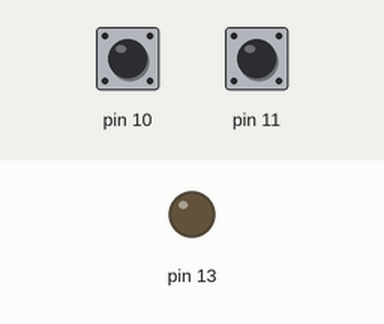
A sketch run on a simulated Arduino Uno, built with avr-gcc and run on an emulated ATmega328P. Parts: output pins drawn as LEDs (lit = HIGH). Dashed ring = blinking. The inputs (shaded band) are chosen by the test bench; at power-on: pin 11 HIGH, pin 10 HIGH.

Above: at 1.2 s.
1.3 s: pin 11 pulled LOW for 0.15 s
At 1.54 s:
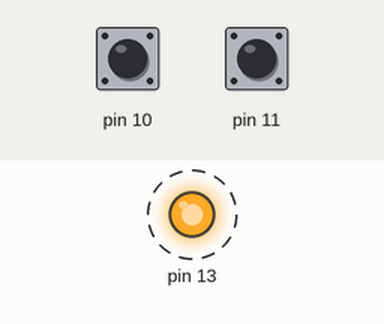
4.4 s: pin 10 pulled LOW for 0.15 s
6.0 s: pin 11 pulled LOW for 1 s
At 6.74 s:
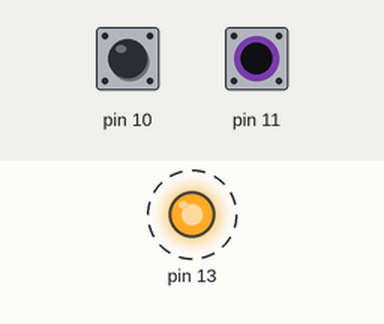
10.0 s: pin 10 pulled LOW for 1 s
At 10.3 s:
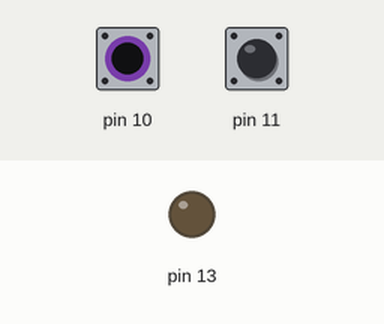
Timing chart, 0 to 13.0 s (numbered marks = the images above; inputs shaded):
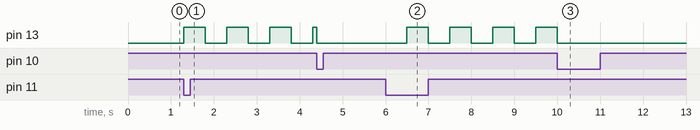

The sketch:

break_first.ino
```cpp
void setup() {
  pinMode(13, OUTPUT);
  pinMode(11, INPUT_PULLUP);  // --> pinMode(11, INPUT); pinMode(11, OUTPUT);
  pinMode(10, INPUT_PULLUP);
}

int currentMillis = 0;
int previousMillis = 0;
int interval = 500;
boolean ledState = false;

void loop() {
  Serial.println(millis());
  int i = 0;

  if (!digitalRead(11)) {
    while (i < 20) {
      currentMillis = millis();
      if (currentMillis - previousMillis >= interval) {
        ledState = !ledState;
        previousMillis = currentMillis;
        i++;
      }
      digitalWrite(13, ledState);
      if (!digitalRead(10)) {
        digitalWrite(13, LOW);
        break;
      }
    }
  }
  digitalWrite(13, LOW);
}
```

Measured:
- after the input at 1.3 s, pin 13: alternates HIGH for 0.50 s and LOW for 0.50 s, starting at once
- after the input at 6.0 s, pin 13: alternates HIGH for 0.50 s and LOW for 0.50 s, starting after 0.50 s
- after the input at 10.0 s, pin 13: stops changing and stays LOW
